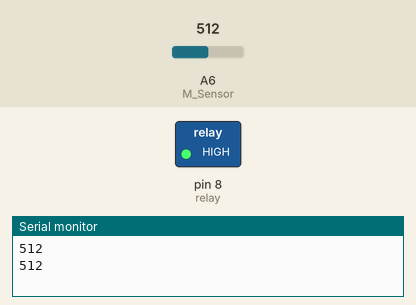
Recording of a sketch running on a simulated Arduino Nano, built with avr-gcc and run on an emulated ATmega328P. Shown: switched loads named in the sketch (green lamp = pin HIGH), the last lines printed to the serial monitor. Inputs (shaded band) come from the test bench; at power-on: A6 (M_Sensor) = 512.

Above: at 1.8 s.
1.9 s: A6 (M_Sensor) set to 584
3.4 s: A6 (M_Sensor) set to 618
At 5.0 s:
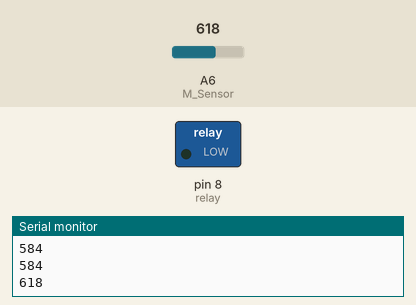
5.5 s: A6 (M_Sensor) set to 590
At 6.5 s:
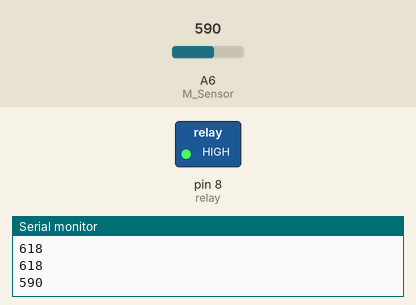
7.5 s: A6 (M_Sensor) set to 610
At 9.3 s:
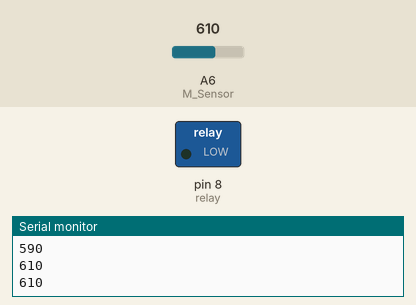
Timing chart, 0 to 10.5 s (numbered marks = the images above; inputs shaded):
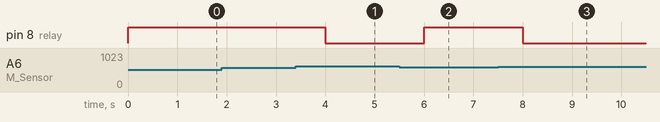

The sketch:

irrigation.ino
```cpp
int M_Sensor = A6;
int relay=8;

void setup() {
  // put your setup code here, to run once:
  pinMode(8,OUTPUT);
  pinMode(A6,INPUT);

  Serial.begin(9600);
}

void loop() {
  // put your main code here, to run repeatedly:
  int Moisture = analogRead(M_Sensor); //Read Moisture Sensor Value
  Serial.println(Moisture);

  if (Moisture> 600)   // for dry soil
  {
    digitalWrite(relay,LOW);
  }
  else //for Moist Soil
  {
    digitalWrite(relay,HIGH);
  }
  delay(1000);
}
```

Measured:
- the behaviour switches between 600 and 601 on A6 (M_Sensor) (found by bisection; images 0 and 1)
- after the input at 3.4 s, pin 8 (relay): HIGH → LOW after 0.60 s
- after the input at 5.5 s, pin 8 (relay): LOW → HIGH after 0.50 s
- after the input at 7.5 s, pin 8 (relay): HIGH → LOW after 0.50 s
